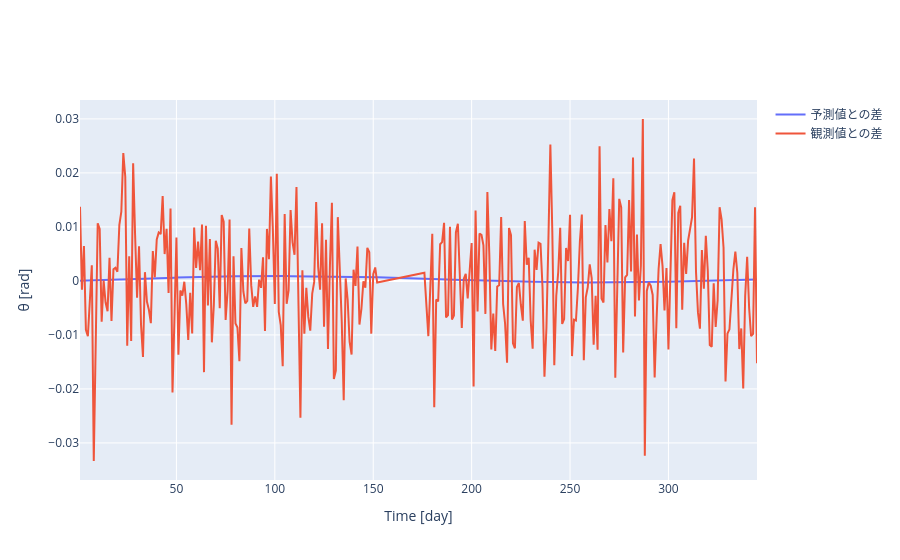

Notebook code for this chart:
### Code cell
fig = go.Figure()

fig.add_trace(
    go.Scatter(
        x=T,
        y=(Xt-Yo),
        mode="lines",
        name="予測値との差"
    )
)

fig.add_trace(
    go.Scatter(
        x=T,
        y=(Yo-Y),
        mode="lines",
        name="観測値との差"
    )
)
fig.update_layout(
    xaxis_title="Time [day]",
    yaxis_title="θ [rad]",

)

fig.show()

### Figure 1 — Plotly figure (JSON) as saved in the notebook; plotly's stock layout.template omitted (floating-point values rounded to 4 significant figures; data arrays with more than 128 entries replaced by an {"elided": "..."} marker saying what was removed)
{"data": [{"mode": "lines", "name": "予測値との差", "type": "scatter", "x": {"elided": "322 float values"}, "y": {"elided": "322 float values"}}, {"mode": "lines", "name": "観測値との差", "type": "scatter", "x": {"elided": "322 float values"}, "y": {"elided": "322 float values"}}], "layout": {"xaxis": {"title": {"text": "Time [day]"}}, "yaxis": {"title": {"text": "θ [rad]"}}}}
